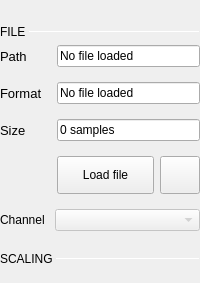
                 <widget class="QWidget" name="tabBuffer">
                  <property name="sizePolicy">
                   <sizepolicy hsizetype="Maximum" vsizetype="Maximum">
                    <horstretch>0</horstretch>
                    <verstretch>0</verstretch>
                   </sizepolicy>
                  </property>
                  <attribute name="title">
                   <string>Buffer</string>
                  </attribute>
                  <layout class="QVBoxLayout" name="verticalLayout">
                   <property name="leftMargin">
                    <number>0</number>
                   </property>
                   <property name="topMargin">
                    <number>25</number>
                   </property>
                   <property name="rightMargin">
                    <number>0</number>
                   </property>
                   <item>
                    <layout class="QHBoxLayout" name="horizontalLayout_10">
                     <property name="spacing">
                      <number>0</number>
                     </property>
                     <item>
                      <widget class="QLabel" name="label_6">
                       <property name="sizePolicy">
                        <sizepolicy hsizetype="Maximum" vsizetype="Maximum">
                         <horstretch>0</horstretch>
                         <verstretch>0</verstretch>
                        </sizepolicy>
                       </property>
                       <property name="text">
                        <string>FILE </string>
                       </property>
                       <property name="subsection_label" stdset="0">
                        <bool>true</bool>
                       </property>
                      </widget>
                     </item>
                     <item>
                      <widget class="Line" name="line_4">
                       <property name="minimumSize">
                        <size>
                         <width>0</width>
                         <height>1</height>
                        </size>
                       </property>
                       <property name="maximumSize">
                        <size>
                         <width>16777215</width>
                         <height>1</height>
                        </size>
                       </property>
                       <property name="orientation">
                        <enum>Qt::Horizontal</enum>
                       </property>
                       <property name="subsection_line" stdset="0">
                        <bool>true</bool>
                       </property>
                      </widget>
                     </item>
                    </layout>
                   </item>
                   <item>
                    <layout class="QHBoxLayout" name="horizontalLayout_7">
                     <property name="spacing">
                      <number>10</number>
                     </property>
                     <property name="topMargin">
                      <number>0</number>
                     </property>
                     <property name="rightMargin">
                      <number>0</number>
                     </property>
                     <item>
                      <layout class="QFormLayout" name="formLayout">
                       <property name="fieldGrowthPolicy">
                        <enum>QFormLayout::AllNonFixedFieldsGrow</enum>
                       </property>
                       <property name="horizontalSpacing">
                        <number>15</number>
                       </property>
                       <property name="verticalSpacing">
                        <number>15</number>
                       </property>
                       <property name="leftMargin">
                        <number>0</number>
                       </property>
                       <property name="rightMargin">
                        <number>0</number>
                       </property>
                       <item row="0" column="0">
                        <widget class="QLabel" name="label_5">
                         <property name="sizePolicy">
                          <sizepolicy hsizetype="Preferred" vsizetype="Preferred">
                           <horstretch>0</horstretch>
                           <verstretch>0</verstretch>
                          </sizepolicy>
                         </property>
                         <property name="font">
                          <font>
                           <pointsize>10</pointsize>
                          </font>
                         </property>
                         <property name="text">
                          <string>Path</string>
                         </property>
                        </widget>
                       </item>
                       <item row="0" column="1">
                        <widget class="QLineEdit" name="label_path">
                         <property name="enabled">
                          <bool>true</bool>
                         </property>
                         <property name="sizePolicy">
                          <sizepolicy hsizetype="Minimum" vsizetype="Fixed">
                           <horstretch>0</horstretch>
                           <verstretch>0</verstretch>
                          </sizepolicy>
                         </property>
                         <property name="text">
                          <string>No file loaded</string>
                         </property>
                         <property name="readOnly">
                          <bool>true</bool>
                         </property>
                        </widget>
                       </item>
                       <item row="1" column="0">
                        <widget class="QLabel" name="label_9">
                         <property name="font">
                          <font>
                           <pointsize>10</pointsize>
                          </font>
                         </property>
                         <property name="text">
                          <string>Format</string>
                         </property>
                        </widget>
                       </item>
                       <item row="1" column="1">
                        <widget class="QLineEdit" name="label_format">
                         <property name="enabled">
                          <bool>true</bool>
                         </property>
                         <property name="sizePolicy">
                          <sizepolicy hsizetype="Minimum" vsizetype="Fixed">
                           <horstretch>0</horstretch>
                           <verstretch>0</verstretch>
                          </sizepolicy>
                         </property>
                         <property name="text">
                          <string>No file loaded</string>
                         </property>
                         <property name="readOnly">
                          <bool>true</bool>
                         </property>
                        </widget>
                       </item>
                       <item row="2" column="0">
                        <widget class="QLabel" name="label_7">
                         <property name="font">
                          <font>
                           <pointsize>10</pointsize>
                          </font>
                         </property>
                         <property name="text">
                          <string>Size</string>
                         </property>
                        </widget>
                       </item>
                       <item row="2" column="1">
                        <widget class="QLineEdit" name="label_size">
                         <property name="enabled">
                          <bool>true</bool>
                         </property>
                         <property name="sizePolicy">
                          <sizepolicy hsizetype="Minimum" vsizetype="Fixed">
                           <horstretch>0</horstretch>
                           <verstretch>0</verstretch>
                          </sizepolicy>
                         </property>
                         <property name="text">
                          <string>0 samples</string>
                         </property>
                         <property name="readOnly">
                          <bool>true</bool>
                         </property>
                        </widget>
                       </item>
                       <item row="3" column="1">
                        <widget class="QWidget" name="load_file_btn_widget" native="true">
                         <layout class="QHBoxLayout" name="horizontalLayout_12">
                          <property name="leftMargin">
                           <number>0</number>
                          </property>
                          <property name="topMargin">
                           <number>0</number>
                          </property>
                          <property name="rightMargin">
                           <number>0</number>
                          </property>
                          <property name="bottomMargin">
                           <number>0</number>
                          </property>
                          <item>
                           <widget class="QPushButton" name="load_file">
                            <property name="sizePolicy">
                             <sizepolicy hsizetype="Minimum" vsizetype="Maximum">
                              <horstretch>8</horstretch>
                              <verstretch>0</verstretch>
                             </sizepolicy>
                            </property>
                            <property name="minimumSize">
                             <size>
                              <width>0</width>
                              <height>0</height>
                             </size>
                            </property>
                            <property name="maximumSize">
                             <size>
                              <width>16777215</width>
                              <height>16777215</height>
                             </size>
                            </property>
                            <property name="styleSheet">
                             <string notr="true">QPushButton{
background-position: center center;
background-repeat: no-repeat;
  height: 30px;
  font-weight: normal;
  font-style: normal;
  text-align: center;
}</string>
                            </property>
                            <property name="text">
                             <string>Load file</string>
                            </property>
                            <property name="blue_button" stdset="0">
                             <bool>true</bool>
                            </property>
                           </widget>
                          </item>
                          <item>
                           <widget class="QPushButton" name="refreshBtn">
                            <property name="sizePolicy">
                             <sizepolicy hsizetype="Minimum" vsizetype="Fixed">
                              <horstretch>2</horstretch>
                              <verstretch>0</verstretch>
                             </sizepolicy>
                            </property>
                            <property name="styleSheet">
                             <string notr="true">QPushButton{

image: url(:/icons/refresh.svg);

background-position: center center;
background-repeat: no-repeat;
  height: 30px;

  font-weight: normal;
  font-style: normal;
  text-align: center;
}</string>
                            </property>
                            <property name="text">
                             <string/>
                            </property>
                            <property name="blue_button" stdset="0">
                             <bool>true</bool>
                            </property>
                           </widget>
                          </item>
                         </layout>
                        </widget>
                       </item>
                       <item row="5" column="0" colspan="2">
                        <layout class="QHBoxLayout" name="horizontalLayout_4">
                         <property name="spacing">
                          <number>10</number>
                         </property>
                         <item>
                          <widget class="QLabel" name="label">
                           <property name="sizePolicy">
                            <sizepolicy hsizetype="Maximum" vsizetype="Preferred">
                             <horstretch>0</horstretch>
                             <verstretch>0</verstretch>
                            </sizepolicy>
                           </property>
                           <property name="text">
                            <string>Channel</string>
                           </property>
                          </widget>
                         </item>
                         <item>
                          <widget class="QComboBox" name="fileChannel">
                           <property name="enabled">
                            <bool>false</bool>
                           </property>
                           <property name="sizePolicy">
                            <sizepolicy hsizetype="Minimum" vsizetype="Fixed">
                             <horstretch>0</horstretch>
                             <verstretch>0</verstretch>
                            </sizepolicy>
                           </property>
                           <property name="currentText">
                            <string/>
                           </property>
                          </widget>
                         </item>
                        </layout>
                       </item>
                      </layout>
                     </item>
                    </layout>
                   </item>
                   <item>
                    <layout class="QHBoxLayout" name="horizontalLayout_2">
                     <property name="spacing">
                      <number>0</number>
                     </property>
                     <property name="topMargin">
                      <number>15</number>
                     </property>
                     <item>
                      <widget class="QLabel" name="label_4">
                       <property name="sizePolicy">
                        <sizepolicy hsizetype="Maximum" vsizetype="Maximum">
                         <horstretch>0</horstretch>
                         <verstretch>0</verstretch>
                        </sizepolicy>
                       </property>
                       <property name="text">
                        <string>SCALING </string>
                       </property>
                       <property name="subsection_label" stdset="0">
                        <bool>true</bool>
                       </property>
                      </widget>
                     </item>
                     <item>
                      <widget class="Line" name="line_2">
                       <property name="minimumSize">
                        <size>
                         <width>0</width>
                         <height>1</height>
                        </size>
                       </property>
                       <property name="maximumSize">
                        <size>
                         <width>16777215</width>
                         <height>1</height>
                        </size>
                       </property>
                       <property name="orientation">
                        <enum>Qt::Horizontal</enum>
                       </property>
                       <property name="subsection_line" stdset="0">
                        <bool>true</bool>
                       </property>
                      </widget>
                     </item>
                    </layout>
                   </item>
                   <item>
                    <layout class="QVBoxLayout" name="verticalLayout_8">
                     <property name="bottomMargin">
                      <number>0</number>
                     </property>
                     <item>
                      <layout class="QGridLayout" name="waveformGrid_2"/>
                     </item>
                    </layout>
                   </item>
                   <item>
                    <widget class="QWidget" name="widget" native="true">
                     <property name="sizePolicy">
                      <sizepolicy hsizetype="Minimum" vsizetype="Preferred">
                       <horstretch>0</horstretch>
                       <verstretch>0</verstretch>
                      </sizepolicy>
                     </property>
                     <layout class="QVBoxLayout" name="verticalLayout_11">
                      <property name="spacing">
                       <number>0</number>
                      </property>
                      <property name="leftMargin">
                       <number>0</number>
                      </property>
                      <property name="topMargin">
                       <number>0</number>
                      </property>
                      <property name="rightMargin">
                       <number>0</number>
                      </property>
                      <property name="bottomMargin">
                       <number>0</number>
                      </property>
                     </layout>
                    </widget>
                   </item>
                  </layout>
                 </widget>
